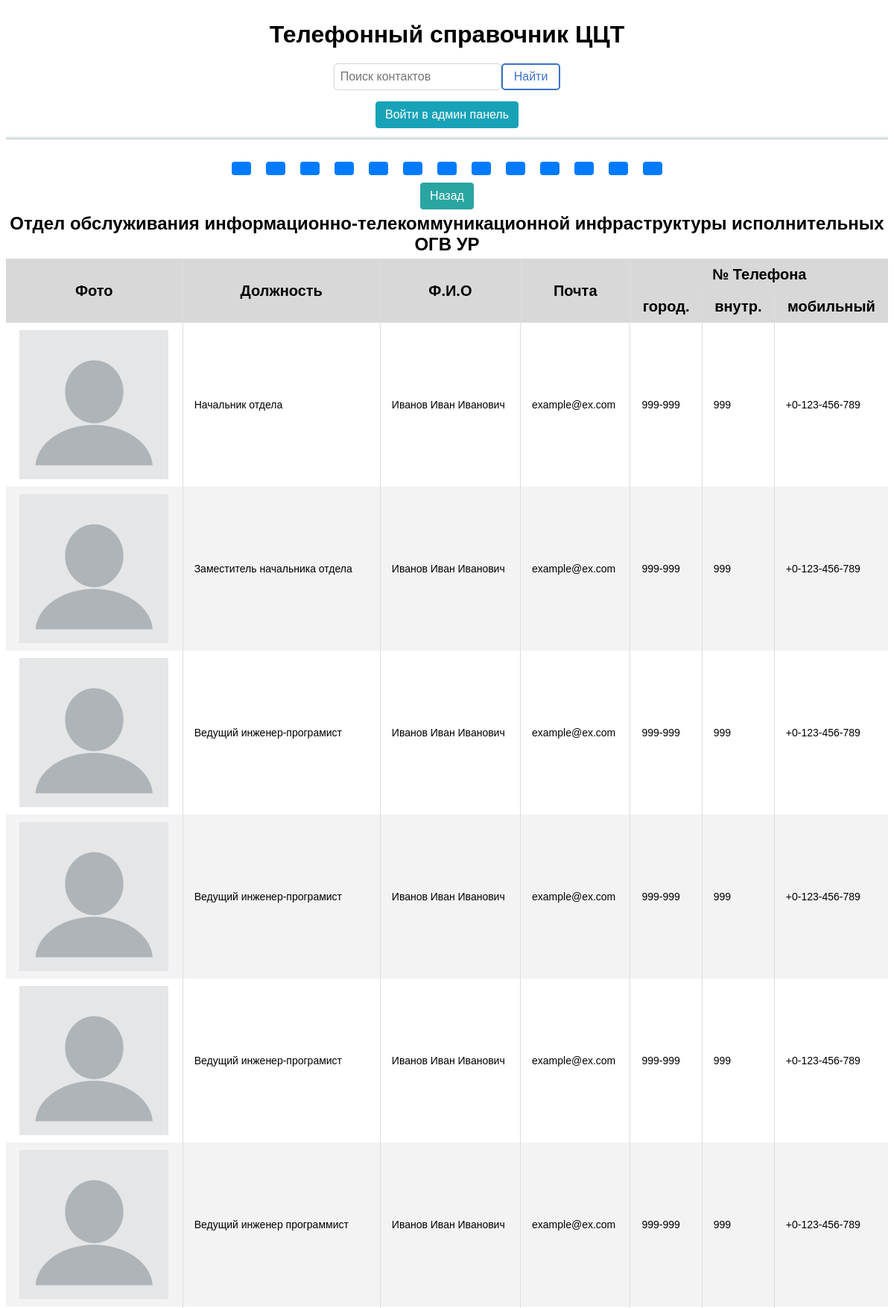
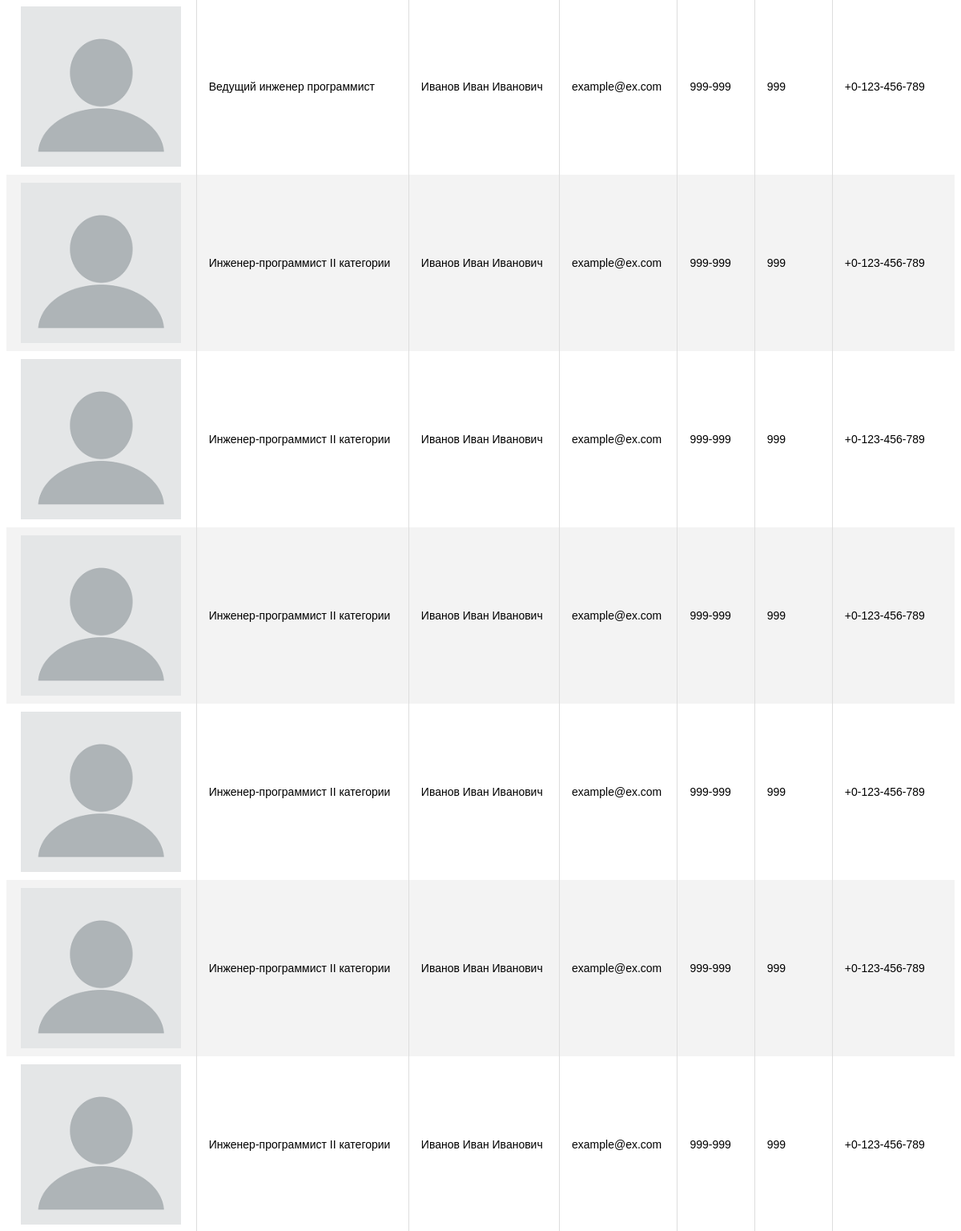
Page /contacts.php?id=4 (upper part) on the committed database (2 pictures, top to bottom).
### tables this page shows
CREATE TABLE `department` (
  `id` int NOT NULL COMMENT 'ID',
  `name` varchar(110) NOT NULL COMMENT 'Название отдела',
  `abbreviation` varchar(250) DEFAULT NULL COMMENT 'Сокр. название'
);

CREATE TABLE `contacts` (
  `id` int NOT NULL COMMENT 'ID',
  `title` char(60) NOT NULL COMMENT 'Должность',
  `name` char(60) NOT NULL COMMENT 'Ф.И.О',
  `mail` char(50) NOT NULL COMMENT 'Почта',
  `landline_phone` varchar(50) NOT NULL COMMENT 'Город. номер',
  `extension_phone` varchar(150) NOT NULL COMMENT 'Внутр. номер',
  `mobile_phone` varchar(50) NOT NULL COMMENT 'Мобильный номер',
  `department` int NOT NULL COMMENT 'Отдел',
  `priority` int NOT NULL COMMENT 'Приоритет',
  `photo` varchar(250) DEFAULT NULL COMMENT 'Фотография'
);

### contacts.php (the view, shortened to what this page needs)
<!DOCTYPE html>
<html>
	<head>
		<link rel="stylesheet" type="text/css" href="css/main.css">
	</head>
	<body>
		<header>
			<div class="title">
				<h1><a href="index.php">Телефонный справочник ЦЦТ</a></h1>
			</div>
			<div class="search">
				<div class="search_form">
					<form action="functions/search.php" method="get">
		                <input type="search" name="q" autocomplete="off" placeholder="Поиск контактов">
		                <button type="submit">Найти</button>
		            </form>
		        </div>
	    	</div>
	    	<?php
			if (isset($_SESSION["login"]) && isset($_SESSION["password"])) {
				echo "
				<div class=admin_panel>
		    		<div class=admin_panel_exit>
		    			<a href=admin/logout.php class=\"button contact_delete\">Выйти</a>
		    		</div>
		    		<div class=admin_panel_add>
			        	<a href=functions/new.php?handbook=new class=\"button contact_add\">Добавить контакт</a>
			        </div>
			        <div class=admin_panel_php>
		    			<a href=http://phonebook.udm/phpmyadmin/index.php class=button>Войти в PhpMyAdmin</a>
		    		</div>
	    		</div>";
			} else {
				echo "
			  	<div class=admin_panel>
			  		<div class=admin_panel_php>
			  			<a href=admin/admin.php class=button>Войти в админ панель</a>
			  		</div>
			  	</div>
			  	";
			}
			?>
    	</header>
    	<main>
			<div class="departmentss">
				<?php
					include 'functions/connection_bd.php';
					$str_out_cats = "SELECT * FROM `department` ORDER BY `id`";
					$run_out_cats = mysqli_query($connect,$str_out_cats);
					$count=mysqli_num_rows($run_out_cats);
					if ($count>=1) {
						while ($out = mysqli_fetch_array($run_out_cats)) {
							echo "<div><a class=\"button departmentss_select\" href=contacts.php?id=$out[id]> $out[abbreviation]</a></div>";
						}
					}else {
						echo "<div class=search_result>
								<h2>Список отделов пуст :(</h2>
							</div>";
					}
				?>
			</div>
    		<div class="search_result">
    			<a class="button button_back search_result" href="index.php">Назад</a>
    			<?php
    				$id = $_GET['id'];
    				include 'functions/connection_bd.php';
                    $str_out_cats = "SELECT * FROM `department` WHERE `id` = '$id'";
                    $run_out_cats = mysqli_query($connect,$str_out_cats);
                    while ($out = mysqli_fetch_array($run_out_cats)) {
                    	echo "<h2>$out[name] $out[abbreviation]</h2>";
                    }
    			?>
    		</div>
				<?php
	                include 'functions/connection_bd.php';
					if (isset($_GET['page'])) {
	                    $page = $_GET['page'];
	                } else {
	                    $page = 1;
	                }
	                $id = $_GET['id'];
	                $limit = 15;
	                $offset = ($page - 1) * $limit;
	                $str_out_cats = "SELECT * FROM `contacts` WHERE `department` = '$id' ORDER BY `priority` ASC, `id` ASC LIMIT $offset, $limit";
	                $run_out_cats = mysqli_query($connect,$str_out_cats);
	                $count=mysqli_num_rows($run_out_cats);
	                if ($count>=1) {
	                	echo "
	                    <table class=table>
	                    <thead>
	                        <tr>
	                            <th rowspan=2>Фото</th>
	                            <th rowspan=2>Должность</th>
	                            <th rowspan=2>Ф.И.О</th>
	                            <th rowspan=2>Почта</th>
	                            <th colspan=3>№ Телефона</th>
	                            ";
	                        echo "
	                        </tr>
	                        <tr>
	                            <th>город.</th>
	                            <th>внутр.</th>
	                            <th>мобильный</th>
	                        </tr>
	                    </thead>
	                    <tbody>";
	                    while ($out = mysqli_fetch_array($run_out_cats)) {
	                        echo "
	                        <tr>
	                            <td><img class=table_photo src=\"/img/photos/$out[photo]\" onerror=\"this.onerror=null; this.src='/img/photos/default.png'\"></td>
	                            <td>$out[title]</td>
	                            <td>$out[name]</td>
	                            <td>$out[mail]</td>
	                            <td>$out[landline_phone]</td>
	                            <td>$out[extension_phone]</td>
	                            <td>$out[mobile_phone]</td>
	                            ";
	                        echo "</tr>";
	                    }
                    echo "</tbody>";
	            	} else {
	            		echo "<div class=search_result>
	                    		<h2>Список контактов пуст :(</h2>
	                		</div>";
	            	}
	            ?>
			</table>
    	</main>
	</body>
</html>

### css/main.css (style rules this page uses)
body { font-family: sans-serif; }
header { box-shadow: 0px -5px 5px -5px rgba(34, 60, 80, 0.6) inset; }
main { padding: 20px 0px 20px 0px; }
.title { padding-top: 20px; padding-bottom: 20px; }
h1, h2 { text-align: center; margin: 0px; }
h1 a { text-decoration: none; color: black; }
.search { display: flex; justify-content: center; }
.search_form > form > input { padding: 8px; font-size: 16px; border: 1px solid lightgrey; float: left; border-radius: 5px; transition: 0.2s; }
.search_form > form > button { float: left; padding: 7px 15px 7px 15px; color: #3b71ca; font-size: 16px; border: 2px solid #3b71ca; cursor: pointer; border-radius: 5px; background-color: white; transition: 0.2s; }
.admin_panel { display: flex; justify-content: space-around; padding: 15px 0px 15px 0px; }
.admin_panel_php > a { color: #fff; background-color: #17a2b8; border-color: #17a2b8; }
.departmentss { width: fit-content; display: flex; justify-content: space-around; margin: auto; flex-wrap: wrap; }
.departmentss > div { margin: 10px; display: flex; justify-content: center; }
.departmentss_select { text-align: center; color: #fff; background-color: #007bff; border-color:#007bff; }
.table { width: 100%; border: none; border-collapse: collapse; }
.table thead th { font-weight: bold; border: none; padding: 10px 15px; background: #d8d8d8; font-size: 20px; border-left: 1px solid #ddd; border-right: 1px solid #ddd; text-align: center; }
.table tbody td { text-align: left; border-left: 1px solid #ddd; border-right: 1px solid #ddd; padding: 10px 15px; font-size: 14px; }
.table thead tr th:first-child, .table tbody tr td:first-child { border-left: none; }
.table thead tr th:last-child, .table tbody tr td:last-child { border-right: none; }
.table tbody tr:nth-child(even) { background: #f3f3f3; }
.table_photo { display: block; margin: auto; width: 200px; }
.button { text-decoration: none; padding: 0.5rem 0.75rem; border-radius: 0.25rem; display: inline-block; border: 1px solid transparent; transition: 0.3s; font-size: 16px; }
.button_back { color: #fff; background-color: #29a5a2;; border-color: #29a5a2;; }
.search_result { text-align: center; margin-bottom: 5px; }

### rows in the picture
department: name "Отдел обслуживания информационно-телекоммуникационной инфраструктуры исполнительных ОГВ УР"
contacts: photo (placeholder picture), title "Начальник отдела", name "Иванов Иван Иванович", mail "example@ex.com", landline_phone "999-999", extension_phone "999", mobile_phone "+0-123-456-789"
contacts: photo (placeholder picture), title "Заместитель начальника отдела", name "Иванов Иван Иванович", mail "example@ex.com", landline_phone "999-999", extension_phone "999", mobile_phone "+0-123-456-789"
contacts: photo (placeholder picture), title "Ведущий инженер-програмист", name "Иванов Иван Иванович", mail "example@ex.com", landline_phone "999-999", extension_phone "999", mobile_phone "+0-123-456-789"
contacts: photo (placeholder picture), title "Ведущий инженер-програмист", name "Иванов Иван Иванович", mail "example@ex.com", landline_phone "999-999", extension_phone "999", mobile_phone "+0-123-456-789"
contacts: photo (placeholder picture), title "Ведущий инженер-програмист", name "Иванов Иван Иванович", mail "example@ex.com", landline_phone "999-999", extension_phone "999", mobile_phone "+0-123-456-789"
contacts: photo (placeholder picture), title "Ведущий инженер программист", name "Иванов Иван Иванович", mail "example@ex.com", landline_phone "999-999", extension_phone "999", mobile_phone "+0-123-456-789"
contacts: photo (placeholder picture), title "Ведущий инженер программист", name "Иванов Иван Иванович", mail "example@ex.com", landline_phone "999-999", extension_phone "999", mobile_phone "+0-123-456-789"
contacts: photo (placeholder picture), title "Инженер-программист II категории", name "Иванов Иван Иванович", mail "example@ex.com", landline_phone "999-999", extension_phone "999", mobile_phone "+0-123-456-789"
contacts: photo (placeholder picture), title "Инженер-программист II категории", name "Иванов Иван Иванович", mail "example@ex.com", landline_phone "999-999", extension_phone "999", mobile_phone "+0-123-456-789"
contacts: photo (placeholder picture), title "Инженер-программист II категории", name "Иванов Иван Иванович", mail "example@ex.com", landline_phone "999-999", extension_phone "999", mobile_phone "+0-123-456-789"
contacts: photo (placeholder picture), title "Инженер-программист II категории", name "Иванов Иван Иванович", mail "example@ex.com", landline_phone "999-999", extension_phone "999", mobile_phone "+0-123-456-789"
contacts: photo (placeholder picture), title "Инженер-программист II категории", name "Иванов Иван Иванович", mail "example@ex.com", landline_phone "999-999", extension_phone "999", mobile_phone "+0-123-456-789"
contacts: photo (placeholder picture), title "Инженер-программист II категории", name "Иванов Иван Иванович", mail "example@ex.com", landline_phone "999-999", extension_phone "999", mobile_phone "+0-123-456-789"
